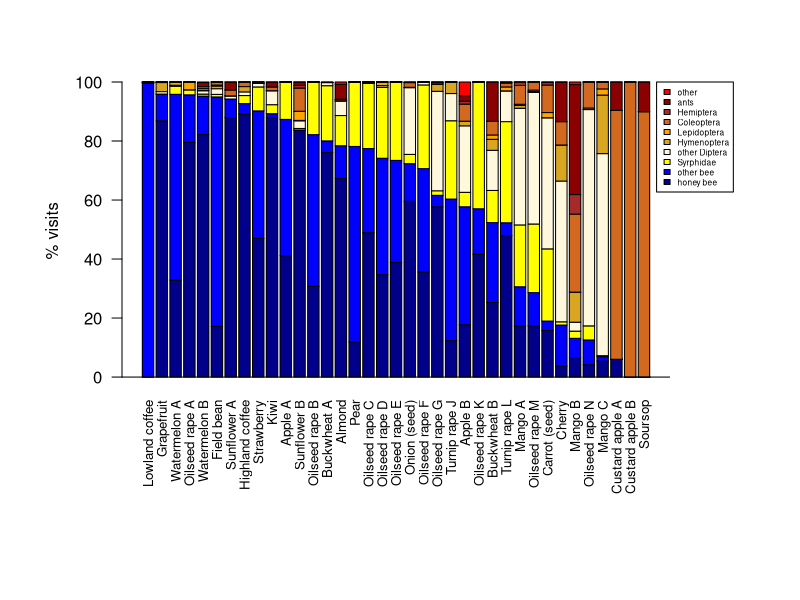

Source code (R): (Note: this script raises an error after producing the figure.)
#this file will have 4 analysis:
#1) % visits per guild across crops 
#2) Efficiency of bees/non bees
#3) Fruit set in relation with each guild visitation
#4) General relationship of each guild with landscape. 

#read data and load packages needed----
library(reshape)
library(dplyr)
library(nlme)
library(lme4)
library(multcomp)
#library(plotrix)

vif.mer <- function (fit) {
  ## adapted from rms::vif
  v <- vcov(fit)
  nam <- names(fixef(fit))
  ## exclude intercepts
  ns <- sum(1 * (nam == "Intercept" | nam == "(Intercept)"))
  if (ns > 0) {
    v <- v[-(1:ns), -(1:ns), drop = FALSE]
    nam <- nam[-(1:ns)] }
  d <- diag(v)^0.5
  v <- diag(solve(v/(d %o% d)))
  names(v) <- nam
  v }

d <- read.table("Data/Site_data2.txt", h = TRUE)
str(d)

sv <- read.table("Data/Efficiency_data2.txt")
str(sv)

#1) % visits per guild across crops----
str(d)
#check how many (%) each group represents
length(which(rowSums(table(d$author_crop, d$ant_percent)[,-1]) != 0)) #12 /37
length(which(rowSums(table(d$author_crop, d$other_hymenoptera_percent)[,-1]) != 0)) #17
length(which(rowSums(table(d$author_crop, d$coleoptera_percent)[,-1]) != 0)) #25
length(which(rowSums(table(d$author_crop, d$other_diptera_percent)[,-1]) != 0)) #26
length(which(rowSums(table(d$author_crop, d$hemiptera_percent)[,-1]) != 0)) #9
length(which(rowSums(table(d$author_crop, d$lepidoptera_percent)[,-1]) != 0)) #19
length(which(rowSums(table(d$author_crop, d$other_percent)[,-1]) != 0)) #9
length(which(rowSums(table(d$author_crop, d$syrphidae_percent)[,-1]) != 0)) #31
#We decide to group at bee/ honey bee / non bee level.

#As suggested by Lucas, we use the lnme framework, to avoid treating all systems 
# as equal in the boxplots, regardless of sample size.

m_v_nb <- lme(nonbee_percent ~ 1, random = ~1|author_crop, data = d)
summary(m_v_nb)
i_mvnb <- intervals(m_v_nb, level=0.95, which="fixed")

m_v_a <- lme(apis_percent ~ 1, random = ~1|author_crop, data = d)
summary(m_v_a)
i_mva <- intervals(m_v_a, level=0.95, which="fixed")

m_v_b <- lme(bee_percent ~ 1, random = ~1|author_crop, data = d)
summary(m_v_b)
i_mvb <- intervals(m_v_b, level=0.95, which="fixed")
str(i_mvb)

#Fig 2 (See Below for its inclusion in a panel)
#pdf("Figures/Final_final/figure2.pdf", width=4.6, height=4.6)
#dotchart(c(i_mvnb$fixed[1,2], i_mvb$fixed[1,2], i_mva$fixed[1,2]),
#         #labels = c("non-bee", "other bees", "honey bee"), xlim = c(15,50),
#         labels = c("", "", ""), xlim = c(15,50),
#         xlab = "% visits")

#lines(x = c(i_mva$fixed[1,1],i_mva$fixed[1,3]), y = c(3,3))
#lines(x = c(i_mvb$fixed[1,1],i_mvb$fixed[1,3]), y = c(2,2))
#lines(x = c(i_mvnb$fixed[1,1],i_mvnb$fixed[1,3]), y = c(1,1))
#mtext("B", side = 3, adj = 0)
#invisible(dev.off())

#Fig 2
#excluded one site with NO visitors only to calculate percentages
d2 <- d[-which(d$author_crop == "smitha_Coffea_canephora" & d$bee_percent == 0),]

dat <- d2[,c("author_crop", "ant_percent", "apis_percent", "bee_percent",
             "other_hymenoptera_percent", "coleoptera_percent", "other_diptera_percent",
             "hemiptera_percent", "lepidoptera_percent", "other_percent", 
             "syrphidae_percent")] %>%
  group_by(author_crop) %>%
  summarise_each(funs(mean))

head(dat)
rowSums(dat[,-1])

dat2 <- t(as.matrix(as.data.frame(dat[,-1])))
colnames(dat2) <- dat$author_crop
dat2
dat2 <- dat2[c("apis_percent", "bee_percent", "syrphidae_percent",
               "other_diptera_percent", "other_hymenoptera_percent",
               "lepidoptera_percent", "coleoptera_percent", "hemiptera_percent",
               "ant_percent", "other_percent"),]
dat2 <- dat2[, order(dat2[1,]+dat2[2,], decreasing = TRUE)]

#change col names for plotting
original <- colnames(dat2)
colnames(dat2) <- c("Lowland coffee", "Grapefruit",              
                    "Watermelon A", "Oilseed rape A",      
                    "Watermelon B", "Field bean",                   
                    "Sunflower A", "Highland coffee",               
                    "Strawberry", "Kiwi",              
                    "Apple A", "Sunflower B",        
                    "Oilseed rape B", "Buckwheat A",    
                    "Almond", "Pear",         
                    "Oilseed rape C", "Oilseed rape D",
                    "Oilseed rape E", "Onion (seed)",                  
                    "Oilseed rape F", "Oilseed rape G",             
                    "Turnip rape J", "Apple B",                        
                    "Oilseed rape K", "Buckwheat B",            
                    "Turnip rape L", "Mango A",               
                    "Oilseed rape M", "Carrot (seed)",                
                    "Cherry", "Mango B",         
                    "Oilseed rape N", "Mango C",
                    "Custard apple A", "Custard apple B", 
                    "Soursop")
coded <- colnames(dat2)
cbind(original, coded)
#Fig 2 in final paper
pdf("Figures/Final_final/figure2.pdf", width=8, height=4.6)
par(mar = c(11,6.1,4.1,6.5))
clrs <- c("darkblue", "blue", "yellow", "cornsilk", "goldenrod",
          "orange", "chocolate", "brown", "darkred", "red")
barplot(dat2, beside = FALSE, ylab = "% visits", cex.names = 0.8
        , las = 2, col = clrs)
abline (h = 0)
par(xpd=TRUE)
leg <- c("honey bee", "other bee", "Syrphidae", "other Diptera", "Hymenoptera",
         "Lepidoptera", "Coleoptera", "Hemiptera", "ants",
         "other")
legend(x = 45, y = 100, legend = rev(leg), cex = 0.5, fill = rev(clrs))
par(mar = c(5,1.1,4.1,2.1))
par(xpd=FALSE)
invisible(dev.off())

#2) Efficiency of bees/non bees----
str(sv)

crop <- levels(sv$author_crop)
names_ <- crop
names_ <- c("Oilseed rape N", "Apple B", "Field bean", "Onion (seed)",
            "Avocado", "Turnip rape L", "Carrot (seed)", "Kiwi", "Radish", "Mango A", "Watermelon A")
#Fig SUp Mat in final paper
pdf("Figures/Final_final/figure5.pdf", width=8, height=8)
par(mfrow = c(3,4))
for(i in 1:length(levels(sv$author_crop))){
  temp <- subset(sv, author_crop == crop[i])
  temp <- droplevels(temp)
  boxplot(temp$Mean ~ temp$guild, las = 2, varwidth = TRUE,
          main = names_[i], ylab = "Effectiveness")
}
par(mfrow = c(1,1))
invisible(dev.off())

#We use also here the nlme framework.
head(sv)
m <- lme(Mean_sc ~ guild, random = ~1|author_crop, 
         data= sv, na.action = na.omit)
plot(m)
summary(m)
anova(m)
#fetch posthoc diferences
con <- glht(m, linfct = mcp(guild = "Tukey"))
summary(con)
summary(con,test = adjusted("hochberg"))

#intervals
i_m <- intervals(m, level=0.95, which="fixed")
i_m

#Fig 4: See below for the figure in pannels
#pdf("Figures/Final_final/figure4.pdf", width=4.6, height=4.6)
#dotchart(c(i_m$fixed[c(2,1,3),2]),
#         #labels = c("non-bee","other bees" , "honey bee"), 
#         labels = c("","" , ""), 
#         xlim = c(-2,2.5),
#         xlab = "Z- per visit effectiveness")

#lines(x = c(i_m$fixed[2,1],i_m$fixed[2,3]), y = c(1,1))
#lines(x = c(i_m$fixed[1,1],i_m$fixed[1,3]), y = c(2,2))
#lines(x = c(i_m$fixed[3,1],i_m$fixed[3,3]), y = c(3,3))
#text(x = 2, y = 1, labels = "a")
#text(x = 2, y = 2, labels = "b")
#text(x = 2, y = 3, labels = "a")
#mtext("C", side = 3, adj = 0)
#invisible(dev.off())

#Initially in Suplement: Visits * eff #end up in main paper
sv5 <- read.table("Data/total_efficiency_z.txt", header = TRUE)

m <- lme(Mean_sc ~ variable, random = ~1|author_crop, 
         data= sv5, na.action = na.omit)
plot(m)
summary(m)
anova(m)
#fetch posthoc diferences
con <- glht(m, linfct = mcp(variable = "Tukey"))
summary(con)
summary(con,test = adjusted("hochberg"))

i_m2 <- intervals(m, level=0.95, which="fixed")
i_m2

#Fig 1----
pdf("Figures/Final_final/figure1f.pdf", width=12, height=6)
#as per joint figure
par(mfrow = c(1,3))
par(mar = c(5.1,4.1,4.1,0.3), cex = 1.4, xpd=FALSE)
dotchart(c(i_m2$fixed[c(3,2,1),2]),
         labels = c("non-bee", "other bees", "honey bee"), 
         xlim = c(-1,1),
         xlab = "Z-total effectiveness")

lines(x = c(i_m2$fixed[3,1],i_m2$fixed[3,3]), y = c(1,1))
lines(x = c(i_m2$fixed[2,1],i_m2$fixed[2,3]), y = c(2,2))
lines(x = c(i_m2$fixed[1,1],i_m2$fixed[1,3]), y = c(3,3))
text(x = 0.9, y = 1, labels = "a")
text(x = 0.9, y = 2, labels = "a")
text(x = 0.9, y = 3, labels = "a")
mtext("A", side = 3, adj = 0)
par(mar = c(5.1,4.1,4.1,2.1), cex = 1.4, xpd=FALSE)
#panelB (from above)
dotchart(c(i_mvnb$fixed[1,2], i_mvb$fixed[1,2], i_mva$fixed[1,2]),
         #labels = c("non-bee", "other bees", "honey bee"), xlim = c(15,50),
         labels = c("", "", ""), xlim = c(10,50),
         xlab = "% visits")

lines(x = c(i_mva$fixed[1,1],i_mva$fixed[1,3]), y = c(3,3))
lines(x = c(i_mvb$fixed[1,1],i_mvb$fixed[1,3]), y = c(2,2))
lines(x = c(i_mvnb$fixed[1,1],i_mvnb$fixed[1,3]), y = c(1,1))
mtext("B", side = 3, adj = 0)
#panelC (from above)
dotchart(c(i_m$fixed[c(2,1,3),2]),
         #labels = c("non-bee","other bees" , "honey bee"), 
         labels = c("","" , ""), 
         xlim = c(-2,2.5),
         xlab = "Z-per visit effectiveness")

lines(x = c(i_m$fixed[2,1],i_m$fixed[2,3]), y = c(1,1))
lines(x = c(i_m$fixed[1,1],i_m$fixed[1,3]), y = c(2,2))
lines(x = c(i_m$fixed[3,1],i_m$fixed[3,3]), y = c(3,3))
text(x = 2, y = 1, labels = "a")
text(x = 2, y = 2, labels = "b")
text(x = 2, y = 3, labels = "a")
mtext("C", side = 3, adj = 0)

invisible(dev.off())

#3) Fruit set in relation with each guild visitation----

#check correlation
plot(d$nonbee_sc ~ d$bee_sc) #not strong...
plot(d$nonbee_sc ~ d$apis_sc) #not strong...
cor(d[,c("bee_sc", "nonbee_sc", "apis_sc")])
cor.test(d$nonbee_sc, d$bee_sc) #so its correlated, but weakly...
cor.test(d$nonbee_sc, d$apis_sc)
cor.test(d$bee_sc, d$apis_sc)

#models
#null model
m0 <- lme(data = d, fruitset_sc ~ ., random = ~1|author_crop, 
         na.action = na.exclude, weights = varIdent(~ 1 | author_crop)) 
plot(m0)
AIC(m0)

m <- lme(data = d, fruitset_sc ~ nonbee_sc + bee_sc + apis_sc, random = ~1|author_crop, 
         na.action = na.exclude, weights = varIdent(~ 1 | author_crop)) 
plot(m)
AIC(m)
summary(m) 
anova(m)
vif.mer(m)
m$coefficients
intervals(m)
m$apVar 

#Fig 3A (not presented because intervals can not bee computed (but they use to be before updating R!))
#see below for equivalent lmer4 model.
#dotchart(c(fixef(m)[2], fixef(m)[3],fixef(m)[4]),
 #        labels = c("non-bees", "other bees", "honey bees"), 
 #        xlim = c(-0.5,0.5),
 #        xlab = "slope (fruit set)")
#ci <- intervals(m)
#lines(x = c(ci[[1]][2,1],ci[[1]][2,3]), y = c(1,1))
#lines(x = c(ci[[1]][3,1],ci[[1]][3,3]), y = c(2,2))
#lines(x = c(ci[[1]][4,1],ci[[1]][4,3]), y = c(3,3))
#abline(v = 0)

#interactions.
m1 <- lme(data = d, fruitset_sc ~ nonbee_sc * bee_sc * apis_sc, random = ~1|author_crop, 
          na.action = na.omit) 
AIC(m1)
summary(m1)
m2 <- lme(data = d, fruitset_sc ~ nonbee_sc * bee_sc + apis_sc, random = ~1|author_crop, 
          na.action = na.omit) 
summary(m2)
AIC(m2)
m3 <- lme(data = d, fruitset_sc ~ nonbee_sc + bee_sc * apis_sc, random = ~1|author_crop, 
          na.action = na.omit) 
AIC(m3)
m4 <- lme(data = d, fruitset_sc ~ nonbee_sc * apis_sc + bee_sc, random = ~1|author_crop, 
          na.action = na.omit) 
AIC(m4)
#best model m

#random slopes---
m5 <- lmer(data = d, fruitset_sc ~ 
             nonbee_sc + apis_sc + bee_sc + (1 + nonbee_sc + apis_sc + bee_sc | author_crop), 
           na.action = na.omit)
AIC(m)
AIC(m5) #worst AIC...
m6 <- lmer(data = d, fruitset_sc ~ 
             nonbee_sc + apis_sc + bee_sc + (1 + bee_sc | author_crop), 
           na.action = na.omit)
AIC(m6)
m7 <- lmer(data = d, fruitset_sc ~ 
             nonbee_sc + apis_sc + bee_sc + (1 + apis_sc | author_crop), 
           na.action = na.omit)
AIC(m7)
m8 <- lmer(data = d, fruitset_sc ~ 
             nonbee_sc + apis_sc + bee_sc + (1 + nonbee_sc | author_crop), 
           na.action = na.omit)
AIC(m8)
#All AIC worst m

#non linear effects for hb
m9 <- lme(data = d, fruitset_sc ~ nonbee_sc + bee_sc + apis_sc + I(apis_sc^2), random = ~1|author_crop, 
          na.action = na.exclude, weights = varIdent(~ 1 | author_crop)) 
plot(m9)
summary(m9)
AIC(m9)


#Check is its the same with lmer 
m <- lmer(data = d, fruitset_sc ~ nonbee_sc + bee_sc + apis_sc + (1|author_crop),
          na.action = na.omit)
ci <- confint(m)
ci
summary(m)$coefficients

#Fig 3A. See below for the pannel)
#pdf("Figures/Final_final/figure6.pdf", width=4.6, height=4.6)
#pdf("Figures/Final_final/figure2.pdf", width=6, height=4.6)
#par(mfrow = c(1,2))
#par(mar = c(5.1,4.1,4.1,0))
#dotchart(summary(m)$coefficients[2:4,1],
#         labels = c("non-bee", "other bees", "honey bee"), 
#         xlim = c(-0.25,0.5),
#         xlab = "slope (fruit set)")

#lines(x = c(ci[4,1],ci[4,2]), y = c(1,1))
#lines(x = c(ci[5,1],ci[5,2]), y = c(2,2))
#lines(x = c(ci[6,1],ci[6,2]), y = c(3,3))
#abline(v = 0)
#mtext("A", side = 3, adj = 0)
#par(mar = c(5.1,4.1,4.1,2.1))
#invisible(dev.off())

#all summaries
summary(m0)
summary(m)
summary(m1)
summary(m2)
summary(m3)
summary(m4)
summary(m5)
summary(m6)
summary(m7)
summary(m8)

#4) General relationship of each guild with landscape----

#Final model
m_ <- lme(data = d, bee_sc ~ distance_sc, random = ~1|author_crop, 
         na.action = na.omit,  weights = varFixed(~ distance_sc))
m1_ <- lme(data = d, nonbee_sc ~ distance_sc, random = ~1|author_crop, 
          na.action = na.omit, weights = varFixed(~ distance_sc))
m2_ <- lme(data = d, apis_sc ~ distance_sc, random = ~1|author_crop, 
          na.action = na.omit,  weights = varFixed(~ distance_sc))

plot(m_)
plot(m1_)
plot(m2_) #all plots look nice enough
summary(m_)
summary(m1_)
summary(m2_)

#Fig 3B in final. See below for pannel
#pdf("Figures/Final_final/figure7.pdf", width=4.6, height=4.6)
#dotchart(c(fixef(m1_)[2], fixef(m_)[2],fixef(m2_)[2]),
#         #labels = c("non-bee", "other bees", "honey bee"), 
#         labels = c("", "", ""), 
#         xlim = c(-0.5,0.5),
#         xlab = "slope (isolation from natural areas)")

#ci_ <- intervals(m_)
#ci1_ <- intervals(m1_)
#ci2_ <- intervals(m2_)
#lines(x = c(ci1_[[1]][2,1],ci1_[[1]][2,3]), y = c(1,1))
#lines(x = c(ci_[[1]][2,1],ci_[[1]][2,3]), y = c(2,2))
#lines(x = c(ci2_[[1]][2,1],ci2_[[1]][2,3]), y = c(3,3))
#abline(v = 0)
#mtext("B", side = 3, adj = 0)
#invisible(dev.off())


#Fig 3----
pdf("Figures/Final_final/figure3f.pdf", width=8, height=6)
par(mfrow = c(1,2))
par(mar = c(5.1,4.1,4.1,0.1), cex = 1.4)
dotchart(summary(m)$coefficients[2:4,1],
         labels = c("non-bee", "other bees", "honey bee"), 
         xlim = c(-0.25,0.5),
         xlab = "slope (fruit set)")

lines(x = c(ci[4,1],ci[4,2]), y = c(1,1))
lines(x = c(ci[5,1],ci[5,2]), y = c(2,2))
lines(x = c(ci[6,1],ci[6,2]), y = c(3,3))
abline(v = 0, lty = 2)
mtext("A", side = 3, adj = 0)
par(mar = c(5.1,4.1,4.1,2.1))
#paneB
dotchart(c(fixef(m1_)[2], fixef(m_)[2],fixef(m2_)[2]),
         #labels = c("non-bee", "other bees", "honey bee"), 
         labels = c("", "", ""), 
         xlim = c(-0.6,0.6),
         xlab = "slope (isolation)")

ci_ <- intervals(m_)
ci1_ <- intervals(m1_)
ci2_ <- intervals(m2_)
lines(x = c(ci1_[[1]][2,1],ci1_[[1]][2,3]), y = c(1,1))
lines(x = c(ci_[[1]][2,1],ci_[[1]][2,3]), y = c(2,2))
lines(x = c(ci2_[[1]][2,1],ci2_[[1]][2,3]), y = c(3,3))
abline(v = 0, lty = 2)
mtext("B", side = 3, adj = 0)

invisible(dev.off())
